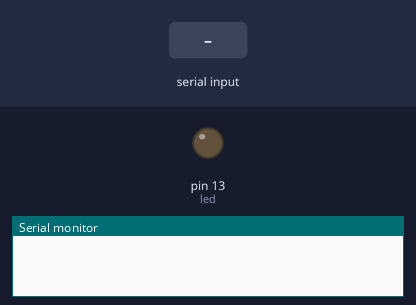
Bench run of a sketch on a simulated Arduino Uno, built with avr-gcc and run on an emulated ATmega328P. Parts: output pins drawn as LEDs (lit = HIGH), the last lines printed to the serial monitor. Inputs (shaded band) come from the test bench.

Above: at 1.2 s.
1.3 s: "on\n" received over Serial
At 3.0 s:
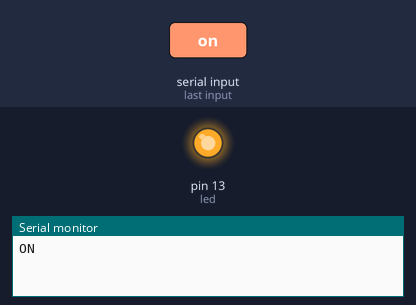
3.8 s: "off\n" received over Serial
At 6.5 s:
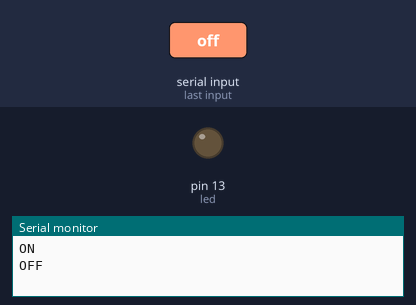
Timing chart, 0 to 8.0 s (numbered marks = the images above; inputs shaded):
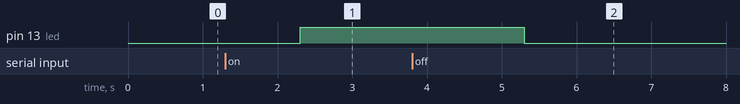

The sketch:

blink.ino
```cpp
int led = 13;

String command;

void setup() {
  // initialize the digital pin as an output.
  Serial.begin(9600);
  pinMode(led, OUTPUT);

}

// the loop routine runs over and over again forever:
void loop() {

  if(Serial.available()){

    command = Serial.readStringUntil("\n");
    command.trim();
    if (command.equals("on")){
        Serial.println("ON");
        digitalWrite(led, HIGH);   // turn the LED on (HIGH is the voltage level)
        delay(2000);               // wait for a second

    }
    if (command.equals("off")){
        Serial.println("OFF");
        digitalWrite(led, LOW);   // turn the LED on (HIGH is the voltage level)
        delay(2000);               // wait for a second

  }

}
}
```

Measured:
- after the input at 1.3 s, pin 13 (led): LOW → HIGH after 1.0 s
- after the input at 3.8 s, pin 13 (led): HIGH → LOW after 1.5 s
